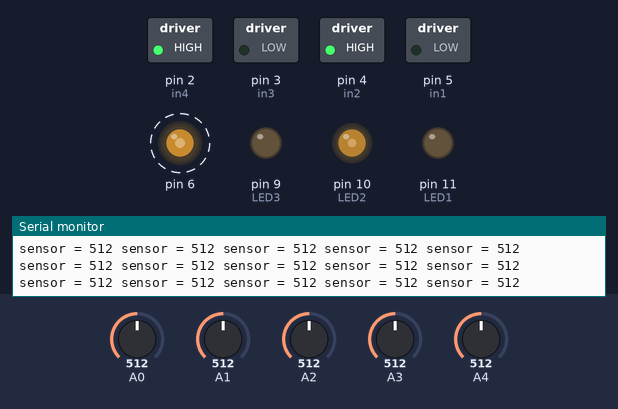
A sketch run on a simulated Arduino Uno, built with avr-gcc and run on an emulated ATmega328P. Shown: switched loads named in the sketch (green lamp = pin HIGH), output pins drawn as LEDs (lit = HIGH), the last lines printed to the serial monitor. Dashed ring = blinking. Inputs (shaded band) come from the test bench; at power-on: A1 = 512, A3 = 512, A0 = 512, A2 = 512, A4 = 512. Pins used as bus, display or sensor lines are not drawn.

Above: at 1.26 s.
1.3 s: A1 set to 264
4.3 s: A1 set to 241
At 4.49 s:
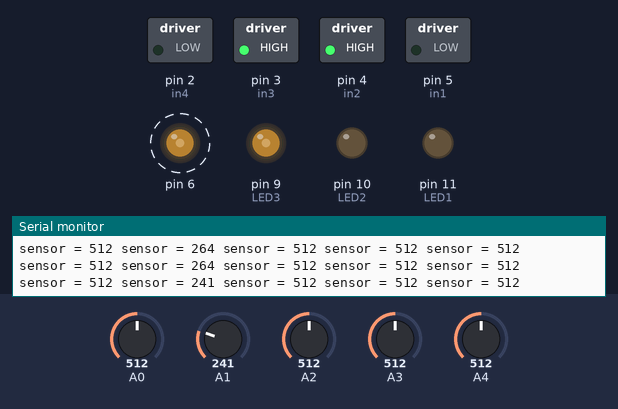
7.3 s: A3 set to 257
10.3 s: A3 set to 240
At 11.1 s:
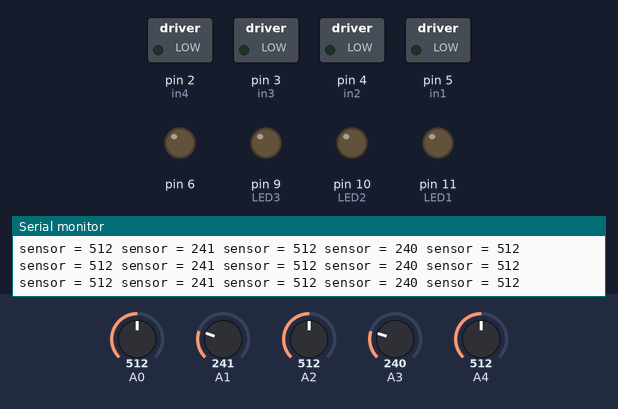
11.9 s: A1 set to 306
At 12.21 s:
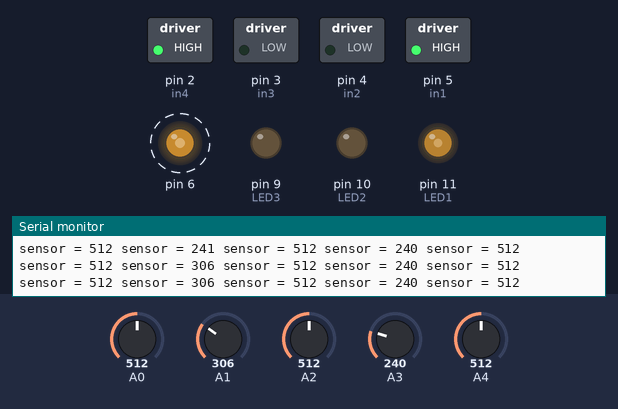
14.9 s: A3 set to 306
At 15.12 s:
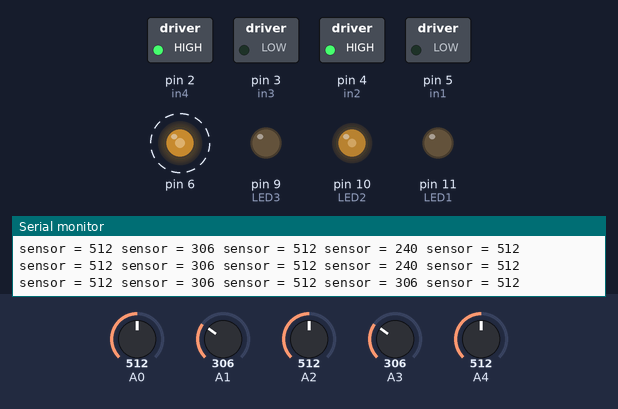
Timing chart, 0 to 18.9 s (numbered marks = the images above; inputs shaded):
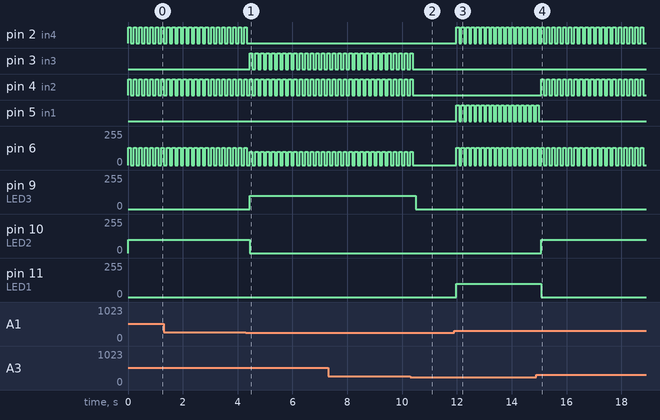

The sketch:

nobocode.ino
```cpp
/*
  Author: Felipe Nunes
  Course: IGEN 230
  Date: 07/12/21

  Line Tracking Code for 3rd route (works on route 1 and 2 as well)

The robot moves by controlling motors that are given directions from a wide range of sensor value
permutations. Using data from 5 IR sensors, motors react accordingly to guide the robot through the
course. The LEDs mounted on the robot indicate direction. The Left LED corresponds to a left turn,
the right LED corresponds to a right turn, the middle LED corresponds to moving forwards, and if
the robot moves backwards, all the LEDs are turned in.

*/

 // initialize 4 digital pins as an output.
void setup() {

  pinMode(5, OUTPUT);//in1
  pinMode(4, OUTPUT);//in2
  pinMode(3, OUTPUT);//in3
  pinMode(2, OUTPUT);//in4
  Serial.begin(9600);

}

//Both Wheels forward
void forward() {

  digitalWrite(5, LOW);
  digitalWrite(4, HIGH);
  digitalWrite(3, LOW);
  digitalWrite(2, HIGH);
  analogWrite(6, 130);
  analogWrite(1, 130);

}

//Both wheels back
void back() {

  digitalWrite(5, HIGH);
  digitalWrite(4, LOW);
  digitalWrite(3, HIGH);
  digitalWrite(2, LOW);
  analogWrite(6, 130);
  analogWrite(1, 130);

}

//Left wheel backward, right wheel forward
void left() {

  digitalWrite(5, HIGH);
  digitalWrite(4, LOW);
  digitalWrite(3, LOW);
  digitalWrite(2, HIGH);
  analogWrite(6, 130);
  analogWrite(1, 190);

}

//Right wheel backward, left wheel forward
void right() {

  digitalWrite(5, LOW);
  digitalWrite(4, HIGH);
  digitalWrite(3, HIGH);
  digitalWrite(2, LOW);
  analogWrite(6, 100);
  analogWrite(1, 130);

}

//Turn both motors off
void Stop() {

  digitalWrite(5, LOW);
  digitalWrite(4, LOW);
  digitalWrite(3, LOW);
  digitalWrite(2, LOW);
  analogWrite(6, 0);
  analogWrite(1, 0);

}


void loop() {

  // Analog input - divide A0 input by factor of 2
  int sensor0 = analogRead(A0); //A0 input reading
  int sensor1 = analogRead(A1); //A1 input reading
  int sensor2 = analogRead(A2); //A2 input reading
  int sensor3 = analogRead(A3); //A3 input reading
  int sensor4 = analogRead(A4); //A4 input reading
  int LED1 = 11;
  int LED2 = 10;
  int LED3 = 9;
  int upper = 250;
  int lower = 200;

  //Prints sensor values to serial monitor
  Serial.print("sensor = ");
  Serial.print(sensor0);
  Serial.print(" sensor = ");
  Serial.print(sensor1);
  Serial.print(" sensor = ");
  Serial.print(sensor2);
  Serial.print(" sensor = ");
  Serial.print(sensor3);
  Serial.print(" sensor = ");
  Serial.print(sensor4);
  Serial.print("\n");

  //Forward Condition 1
  if (sensor1 <= lower && sensor2 >= upper && sensor3 <= lower) {

    forward();
    analogWrite(LED2, 100);
    delay(80);
    Stop();
    delay(80);
    analogWrite(LED2, 0);

  }

  //Forward Condition 2
  if (sensor1 >= upper && sensor2 >= upper && sensor3 >= upper) {

    forward();
    analogWrite(LED2, 100);
    delay(100);
    Stop();
    delay(100);
    analogWrite(LED2, 0);

  }

  //Right Condition 1
  else if (sensor3 >= upper) {

    right();
    analogWrite(LED3, 100);
    delay(100);
    Stop();
    delay(100);
    analogWrite(LED3, 0);

  }

  //Right Condition 2
  else if (sensor2 >= upper && sensor3 >= upper) {

    right();
    analogWrite(LED3, 100);
    delay(100);
    Stop();
    delay(100);
    analogWrite(LED3, 0);

  }

  //Right Condition 3

  else if (sensor2 >= upper && sensor3 >= upper && sensor4 >= upper) {

    right();
    analogWrite(LED1, 100);
    delay(100);
    Stop();
    delay(100);
    analogWrite(LED1, 0);

  }


  //Left Condition 1
  else if (sensor1 >= upper) {

    left();
    analogWrite(LED1, 100);
    delay(100);
    Stop();
    delay(80);
    analogWrite(LED1, 0);

  }

  //Left Condition 2
  else if (sensor1 >= upper && sensor2 >= upper) {

    left();
    analogWrite(LED1, 100);
    delay(100);
    Stop();
    delay(100);
    analogWrite(LED1, 0);

  }

  //Left Condition 3

  else if (sensor0 >= upper && sensor1 >= upper && sensor2 >= upper) {

    left();
    analogWrite(LED1, 100);
    delay(100);
    Stop();
    delay(100);
    analogWrite(LED1, 0);

  }

  //LEFT condition for last turn on course 3
  else if (sensor0 >= upper && sensor1 <= lower && sensor2 >= upper && sensor3 <= lower && sensor4 <= lower) {

    left();
    analogWrite(LED1, 100);
    delay(100);
    Stop();
    delay(100);
    analogWrite(LED1, 0);

  }

  //All white read on sensors
  else if ( sensor1 <= lower && sensor2 <= lower && sensor3 <= lower) {

    //Forward Condition
    if (sensor2 > sensor1 && sensor2 > sensor3) {

      forward();
      analogWrite(LED2, 100);
      delay(100);
      Stop();
      delay(100);
      analogWrite(LED2, 0);

    }

    //Left Condition
    else if (sensor1 > sensor2 && sensor1 > sensor3) {

      left();
      analogWrite(LED1, 100);
      delay(100);
      Stop();
      delay(100);
      analogWrite(LED1, 0);

    }

    //Right Condition
    else if (sensor3 > sensor2 && sensor3 > sensor1) {

      right();
      analogWrite(LED3, 100);
      delay(100);
      Stop();
      delay(100);
      analogWrite(LED3, 0);

    }

   //Once all other permutations are exhausted, turn wheels back
    else {

      back();
      analogWrite(LED1, 100);
      analogWrite(LED2, 100);
      analogWrite(LED3, 100);
      delay(100);
      Stop();
      delay(100);
      analogWrite(LED1, 0);
      analogWrite(LED2, 0);
      analogWrite(LED3, 0);

    }

  }

}
```

Measured:
- the behaviour switches between 250 and 249 on A1 (found by bisection; images 0 and 1)
- the behaviour switches between 250 and 249 on A3 (found by bisection; images 1 and 2)
- after the input at 4.3 s, pin 2 (in4): goes on until 4.3 s, then stays LOW; pin 3 (in3): alternates HIGH for 0.10 s and LOW for 0.10 s, starting after 0.14 s; pin 9 (LED3): 0/255 → 100/255 after 0.14 s; pin 10 (LED2): 100/255 → 0/255 after 0.14 s
- after the input at 10.3 s, pin 3 (in3), pin 4 (in2): goes on until 10.4 s, then stays LOW; pin 6: goes on until 10.4 s, then stays 0/255; pin 9 (LED3): 100/255 → 0/255 after 0.19 s
- after the input at 11.9 s, pin 2 (in4), pin 5 (in1): alternates HIGH for 0.10 s and LOW for 0.08 s, starting after 0.08 s; pin 6: alternates 130/255 for 0.10 s and 0/255 for 0.08 s, starting after 0.08 s; pin 11 (LED1): 0/255 → 100/255 after 0.08 s
- after the input at 14.9 s, pin 4 (in2): alternates HIGH for 0.10 s and LOW for 0.10 s, starting after 0.17 s; pin 5 (in1): goes on until 15.0 s, then stays LOW; pin 10 (LED2): 0/255 → 100/255 after 0.17 s; pin 11 (LED1): 100/255 → 0/255 after 0.17 s
- by itself, pin 2 (in4), pin 4 (in2): alternates HIGH for 0.10 s and LOW for 0.10 s
- by itself, pin 6: alternates 100/255 for 0.10 s and 0/255 for 0.10 s
